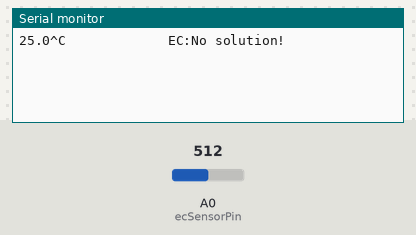
The sketch below on a simulated Arduino Uno, built with avr-gcc and run on an emulated ATmega328P. Parts: the last lines printed to the serial monitor. The inputs (shaded band) are chosen by the test bench; at power-on: A0 (ecSensorPin) = 512. EEPROM starts erased.

Above: at 1.2 s.
1.3 s: A0 (ecSensorPin) set to 657
At 2.8 s:
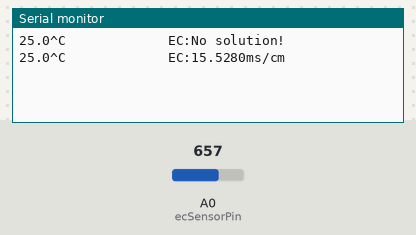
4.3 s: A0 (ecSensorPin) set to 694
At 6.5 s:
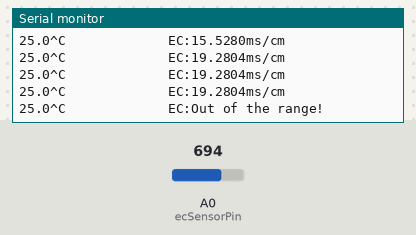

Measured:
- the behaviour switches between 675 and 676 on A0 (ecSensorPin) (found by bisection; images 1 and 2)
- after the input at 4.3 s, the serial monitor: prints a new line after 1.7 s (image 2)

The sketch:

conductivit_uno.ino
```cpp
#include <EEPROM.h>
#define EEPROM_write(address, p) {int i = 0; byte *pp = (byte*)&(p);for(; i < sizeof(p); i++) EEPROM.write(address+i, pp[i]);}
#define EEPROM_read(address, p)  {int i = 0; byte *pp = (byte*)&(p);for(; i < sizeof(p); i++) pp[i]=EEPROM.read(address+i);}

#define ReceivedBufferLength 20
char receivedBuffer[ReceivedBufferLength+1];   // store the serial command
byte receivedBufferIndex = 0;

#define ecSensorPin  A0  //EC Meter analog output,pin on analog 1
//#define ds18b20Pin  2    //DS18B20 signal, pin on digital 2

#define SCOUNT  100           // sum of sample point
int analogBuffer[SCOUNT];    //store the analog value read from ADC
int analogBufferIndex = 0;

#define compensationFactorAddress 8    //the address of the factor stored in the EEPROM
float compensationFactor;

#define VREF 5000  //for arduino uno, the ADC reference is the power(AVCC), that is 5000mV

boolean enterCalibrationFlag = 0;
float temperature,ECvalue,ECvalueRaw;

//OneWire ds(ds18b20Pin);

void setup()
{
    Serial.begin(115200);
    readCharacteristicValues(); //read the compensationFactor
}

void loop()
{

  if(serialDataAvailable() > 0)
  {
      byte modeIndex = uartParse();
      ecCalibration(modeIndex);    // If the correct calibration command is received, the calibration function should be called.
  }

   static unsigned long analogSampleTimepoint = millis();
   if(millis()-analogSampleTimepoint > 30U) //every 30ms,read the analog value from the ADC
   {
     analogSampleTimepoint = millis();
     analogBuffer[analogBufferIndex] = analogRead(ecSensorPin);    //read the analog value and store into the buffer,every 40ms
     analogBufferIndex++;
     if(analogBufferIndex == SCOUNT)
         analogBufferIndex = 0;
   }

   /*static unsigned long tempSampleTimepoint = millis();
   if(millis()-tempSampleTimepoint > 850U)  // every 1.7s, read the temperature from DS18B20
   {
      tempSampleTimepoint=millis();
      temperature = readTemperature();  // read the current temperature from the  DS18B20
   }*/
    temperature=25;
   static unsigned long printTimepoint = millis();
   if(millis()-printTimepoint > 1000U)
   {
      printTimepoint = millis();
      float AnalogAverage = getMedianNum(analogBuffer,SCOUNT);   // read the stable value by the median filtering algorithm
      float averageVoltage=AnalogAverage*(float)VREF/1024.0;
      if(temperature == -1000)
      {
          temperature = 25.0;      //when no temperature sensor ,temperature should be 25^C default
          Serial.print(temperature,1);
          Serial.print(F("^C(default)    EC:"));
      }else{
          Serial.print(temperature,1);    //current temperature
          Serial.print(F("^C             EC:"));
      }
     float TempCoefficient=1.0+0.0185*(temperature-25.0);    //temperature compensation formula: fFinalResult(25^C) = fFinalResult(current)/(1.0+0.0185*(fTP-25.0));
     float CoefficientVolatge=(float)averageVoltage/TempCoefficient;
     if(CoefficientVolatge<150)Serial.println(F("No solution!"));   //25^C 1413us/cm<-->about 216mv  if the voltage(compensate)<150,that is <1ms/cm,out of the range
     else if(CoefficientVolatge>3300)Serial.println(F("Out of the range!"));  //>20ms/cm,out of the range
     else{
      if(CoefficientVolatge<=448)ECvalue=6.84*CoefficientVolatge-64.32;   //1ms/cm<EC<=3ms/cm
      else if(CoefficientVolatge<=1457)ECvalue=6.98*CoefficientVolatge-127;  //3ms/cm<EC<=10ms/cm
      else ECvalue=5.3*CoefficientVolatge+2278;                           //10ms/cm<EC<20ms/cm
      ECvalueRaw = ECvalue/1000.0;
      ECvalue = ECvalue/compensationFactor/1000.0;    //after compensation,convert us/cm to ms/cm
      Serial.print(ECvalue,4);     //two decimal
      Serial.print(F("ms/cm"));
       if(enterCalibrationFlag)             // in calibration mode, print the voltage to user, to watch the stability of voltage
       {
          Serial.print(F("            Factor:"));
          Serial.print(compensationFactor);
       }
     Serial.println();
     }
   }
}

boolean serialDataAvailable(void)
{
  char receivedChar;
  static unsigned long receivedTimeOut = millis();
  while (Serial.available()>0)
  {
    if (millis() - receivedTimeOut > 500U)
    {
      receivedBufferIndex = 0;
      memset(receivedBuffer,0,(ReceivedBufferLength+1));
    }
    receivedTimeOut = millis();
    receivedChar = Serial.read();
    if (receivedChar == '\n' || receivedBufferIndex==ReceivedBufferLength){
    receivedBufferIndex = 0;
    strupr(receivedBuffer);
    return true;
    }else{
      receivedBuffer[receivedBufferIndex] = receivedChar;
      receivedBufferIndex++;
    }
  }
  return false;
}

byte uartParse()
{
  byte modeIndex = 0;
  if(strstr(receivedBuffer, "CALIBRATION") != NULL)
      modeIndex = 1;
  else if(strstr(receivedBuffer, "EXIT") != NULL)
      modeIndex = 3;
  else if(strstr(receivedBuffer, "CONFIRM") != NULL)
      modeIndex = 2;
  return modeIndex;
}

void ecCalibration(byte mode)
{
    char *receivedBufferPtr;
    static boolean ecCalibrationFinish = 0;
    float factorTemp;
    switch(mode)
    {
      case 0:
      if(enterCalibrationFlag)
         Serial.println(F("Command Error"));
      break;

      case 1:
      enterCalibrationFlag = 1;
      ecCalibrationFinish = 0;
      Serial.println();
      Serial.println(F(">>>Enter Calibration Mode<<<"));
      Serial.println(F(">>>Please put the probe into the 12.88ms/cm buffer solution<<<"));
      Serial.println();
      break;

     case 2:
      if(enterCalibrationFlag)
      {
          factorTemp = ECvalueRaw / 12.88;
          if((factorTemp>0.85) && (factorTemp<1.15))
          {
              Serial.println();
              Serial.println(F(">>>Confrim Successful<<<"));
              Serial.println();
              compensationFactor =  factorTemp;
              ecCalibrationFinish = 1;
          }
          else{
            Serial.println();
            Serial.println(F(">>>Confirm Failed,Try Again<<<"));
            Serial.println();
            ecCalibrationFinish = 0;
          }
      }
      break;

        case 3:
        if(enterCalibrationFlag)
        {
            Serial.println();
            if(ecCalibrationFinish)
            {
               EEPROM_write(compensationFactorAddress, compensationFactor);
               Serial.print(F(">>>Calibration Successful"));
            }
            else Serial.print(F(">>>Calibration Failed"));
            Serial.println(F(",Exit Calibration Mode<<<"));
            Serial.println();
            ecCalibrationFinish = 0;
            enterCalibrationFlag = 0;
        }
        break;
    }
}

int getMedianNum(int bArray[], int iFilterLen)
{
      int bTab[iFilterLen];
      for (byte i = 0; i<iFilterLen; i++)
      {
    bTab[i] = bArray[i];
      }
      int i, j, bTemp;
      for (j = 0; j < iFilterLen - 1; j++)
      {
    for (i = 0; i < iFilterLen - j - 1; i++)
          {
      if (bTab[i] > bTab[i + 1])
            {
    bTemp = bTab[i];
          bTab[i] = bTab[i + 1];
    bTab[i + 1] = bTemp;
       }
    }
      }
      if ((iFilterLen & 1) > 0)
  bTemp = bTab[(iFilterLen - 1) / 2];
      else
  bTemp = (bTab[iFilterLen / 2] + bTab[iFilterLen / 2 - 1]) / 2;
      return bTemp;
}

void readCharacteristicValues()
{
    EEPROM_read(compensationFactorAddress, compensationFactor);
    if(EEPROM.read(compensationFactorAddress)==0xFF && EEPROM.read(compensationFactorAddress+1)==0xFF && EEPROM.read(compensationFactorAddress+2)==0xFF && EEPROM.read(compensationFactorAddress+3)==0xFF)
    {
      compensationFactor = 1.0;   // If the EEPROM is new, the compensationFactorAddress is 1.0(default).
      EEPROM_write(compensationFactorAddress, compensationFactor);
    }
}

//returns the temperature from one DS18B20 in DEG Celsius
/*float readTemperature()
{
  static byte data[12],addr[8];
  static float TemperatureSum = 25;
  static boolean ch = 0;
  if(!ch){
          if ( !ds.search(addr)) {
             // Serial.println("no more sensors on chain, reset search!");
              ds.reset_search();
              return -1000;
          }
          if ( OneWire::crc8( addr, 7) != addr[7]) {
            //  Serial.println("CRC is not valid!");
              return -1000;
          }
          if ( addr[0] != 0x10 && addr[0] != 0x28) {
            //  Serial.print("Device is not recognized!");
              return -1000;
          }
          ds.reset();
          ds.select(addr);
          ds.write(0x44,1); // start conversion, with parasite power on at the end
  }else{
          byte present = ds.reset();
          ds.select(addr);
          ds.write(0xBE); // Read Scratchpad
          for (int i = 0; i < 9; i++) { // we need 9 bytes
            data[i] = ds.read();
          }
          ds.reset_search();
          byte MSB = data[1];
          byte LSB = data[0];
          float tempRead = ((MSB << 8) | LSB); //using two's compliment
          TemperatureSum = tempRead / 16;
    }
          ch = !ch;
          return TemperatureSum;
}*/
```
